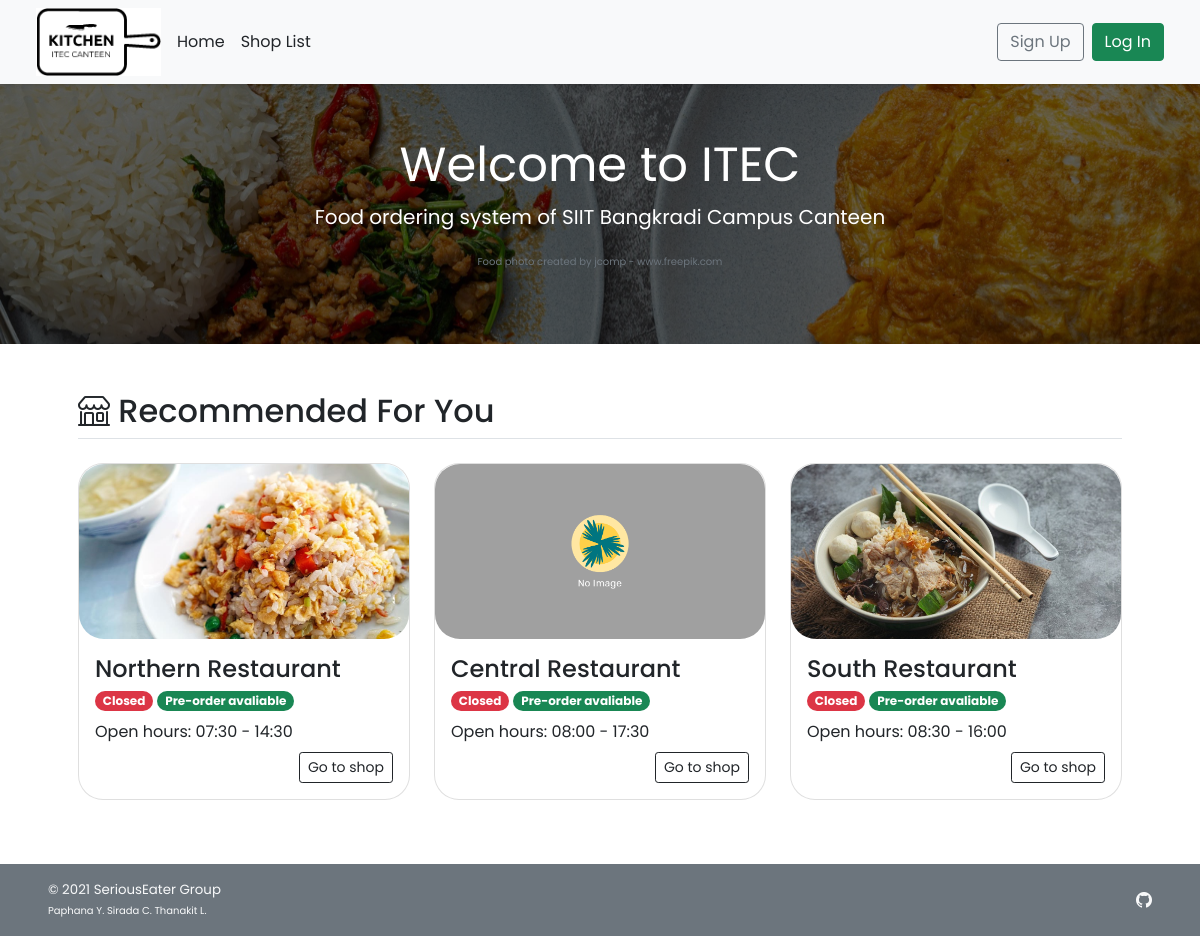
The page / on the database its author committed.
### tables this page shows
CREATE TABLE `shop` (
  `s_id` int(11) NOT NULL,
  `s_username` varchar(45) NOT NULL,
  `s_pwd` varchar(45) NOT NULL,
  `s_name` varchar(100) NOT NULL,
  `s_location` varchar(100) NOT NULL,
  `s_openhour` time NOT NULL,
  `s_closehour` time NOT NULL,
  `s_status` tinyint(4) NOT NULL DEFAULT 1 COMMENT 'Shop ready for taking an order or not (True for open, False for close)',
  `s_preorderStatus` tinyint(4) NOT NULL DEFAULT 1 COMMENT 'Shop is ready for tomorrow pre-order or not',
  `s_email` varchar(100) NOT NULL,
  `s_phoneno` varchar(45) NOT NULL,
  `s_pic` text DEFAULT NULL
);

### index.php (the view, shortened to what this page needs)
<!DOCTYPE html>
<html lang="en">
<head>
    <?php session_start(); include("conn_db.php"); include('head.php');?>
    <link href="css/main.css" rel="stylesheet">
</head>
<body class="d-flex flex-column h-100">
    <?php include('nav_header.php')?>
    <div class="position-relative d-flex text-center text-white promo-banner-bg py-3">
        <div class="p-lg-2 mx-auto my-5">
            <h1 class="display-5 fw-normal">Welcome to ITEC</h1>
            <p class="lead fw-normal">Food ordering system of SIIT Bangkradi Campus Canteen</p>
            <span class="xsmall-font text-muted">Food photo created by jcomp - www.freepik.com</span>
        </div>
    </div>
    <div class="container p-5" id="recommended-shop">
        <h2 class="border-bottom pb-2"><i class="bi bi-shop align-top"></i> Recommended For You</h2>
        <div class="row row-cols-1 row-cols-lg-3 align-items-stretch g-4 py-3">
            <?php
            $query = "SELECT s_id,s_name,s_openhour,s_closehour,s_status,s_preorderstatus,s_pic FROM shop
            WHERE (s_preorderstatus = 1) OR (s_preorderstatus = 0 AND (CURTIME() BETWEEN s_openhour AND s_closehour));";
            $result = $mysqli -> query($query);
            if($result -> num_rows > 0){
            while($row = $result -> fetch_array()){
        ?>
            <div class="col">
                <a href="<?php echo "shop_menu.php?s_id=".$row["s_id"]?>" class="text-decoration-none text-dark">
                    <div class="card rounded-25">
                        <img <?php
                            if(is_null($row["s_pic"])){echo "src='img/default.png'";}
                            else{echo "src=\"img/{$row['s_pic']}\"";}
                        ?> style="width:100%; height:175px; object-fit:cover;"
                            class="card-img-top rounded-25 img-fluid" alt="<?php echo $row["s_name"]?>">
                        <div class="card-body">
                            <h4 name="shop-name" class="card-title"><?php echo $row["s_name"]?></h4>
                            <p class="card-subtitle">
                                <?php
                                    $now = date('H:i:s');
                                    if((($now < $row["s_openhour"])||($now > $row["s_closehour"]))||($row["s_status"]==0)){
                                ?>
                                <span class="badge rounded-pill bg-danger">Closed</span>
                                <?php }else{ ?>
                                <span class="badge rounded-pill bg-success">Open</span>
                                <?php }
                                    if($row["s_preorderstatus"]==1){
                                ?>
                                <span class="badge rounded-pill bg-success">Pre-order avaliable</span>
                                <?php }else{ ?>
                                <span class="badge rounded-pill bg-danger">Pre-order Unavaliable</span>
                                <?php } ?>
                            </p>
                            <?php
                                $open = explode(":",$row["s_openhour"]);
                                $close = explode(":",$row["s_closehour"]);
                            ?>
                            <p class="card-text my-2">Open hours:
                                <?php echo $open[0].":".$open[1]." - ".$close[0].":".$close[1];?></p>
                            <div class="text-end">
                                <a href="<?php echo "shop_menu.php?s_id=".$row["s_id"]?>"
                                    class="btn btn-sm btn-outline-dark">Go to shop</a>
                            </div>
                        </div>
                    </div>
                </a>
            </div>
            <?php }
        }
        ?>
        </div>
    </div>
    <footer
        class="footer d-flex flex-wrap justify-content-between align-items-center px-5 py-3 mt-auto bg-secondary text-light">
        <span class="smaller-font">&copy; 2021 SeriousEater Group<br /><span class="xsmall-font">Paphana Y. Sirada C.
                Thanakit L.</span></span>
        <ul class="nav justify-content-end list-unstyled d-flex">
            <li class="ms-3"><a class="text-light" target="_blank" href=#><i
                        class="bi bi-github"></i></a></li>
        </ul>
    </footer>
</body>
</html>

### css/main.css (style rules this page uses)
html { height: 100%; }
body { height: 100%; padding-top: 4rem; margin-bottom: -50px; font-family: 'Poppins', 'Noto Sans Thai', sans-serif; }
a { cursor: pointer; }
.bi { vertical-align: -.125em; fill: currentColor; }
.text-white { color: white; }
.smaller-font { font-size: smaller; }
.xsmall-font { font-size: x-small; }
.promo-banner-bg { background: #686868 url('../img/home-banner-2.jpg') center; background-position: top; background-size: auto; background-position-x: center; background-clip: padding-box; background-blend-mode: multiply; }
.rounded-25 { border-radius: 25px; }

### index.php (style rules this page uses)
html { height: 100%; }

### rows shown on the page
shop: s_pic (picture), s_name "Northern Restaurant", shows "Closed", s_preorderStatus "Pre-order avaliable", s_openhour "07", s_openhour "30", s_closehour "14", s_closehour "30"
shop: shows a picture, s_name "Central Restaurant", shows "Closed", s_preorderStatus "Pre-order avaliable", s_openhour "08", s_openhour "00", s_closehour "17", s_closehour "30"
shop: s_pic (picture), s_name "South Restaurant", shows "Closed", s_preorderStatus "Pre-order avaliable", s_openhour "08", s_openhour "30", s_closehour "16", s_closehour "00"
